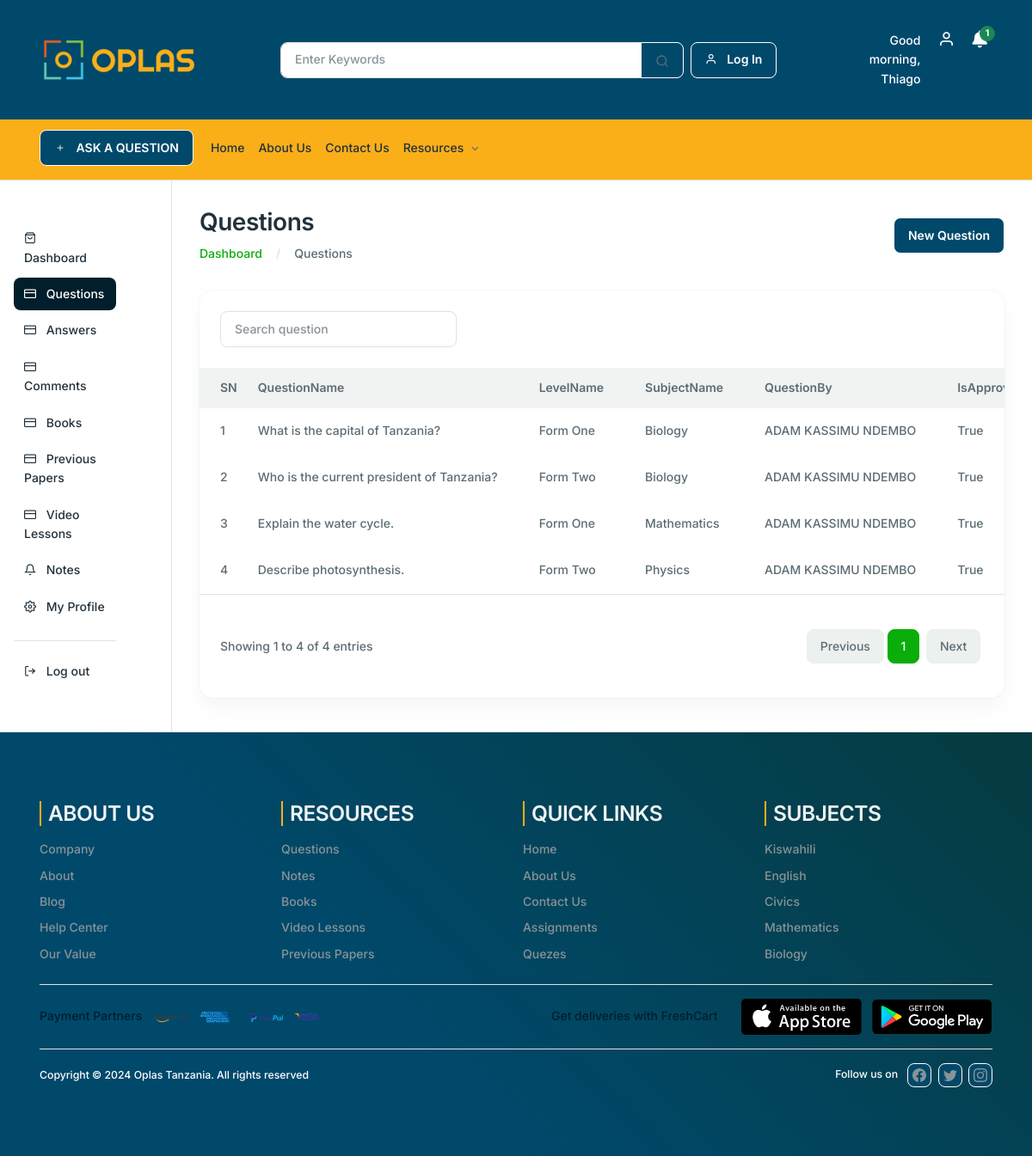
The page /backend-questions (signed in) on the database its author committed.
### base/models.py (models this page shows, shortened)
class Questions(models.Model):
    QuestionName = models.TextField(verbose_name='Question Name')
    QuestionBy = models.ForeignKey(Teachers, on_delete=models.CASCADE, related_name='questionby', verbose_name='Question By')
    LevelName = models.ForeignKey(SchoolLevels, on_delete=models.CASCADE, verbose_name='Level Name')
    SubjectName = models.ForeignKey(Subjects, on_delete=models.CASCADE, verbose_name='Subject Name')
    IsApproved = models.BooleanField(verbose_name='Is Approved')
    ApprovedBy = models.ForeignKey(Teachers, on_delete=models.CASCADE, related_name= 'approvedby', verbose_name='Approved By')
    views = models.PositiveIntegerField(default=0)
    CreatedDate = models.DateTimeField(auto_now_add=True, verbose_name='Create Date')
    ModifiedDate = models.DateTimeField(auto_now=True, verbose_name='Modified Date')
    display_fields = ['QuestionName','QuestionBy','LevelName','SubjectName','IsApproved','ApprovedBy','CreatedDate','ModifiedDate']
    class Meta:
        verbose_name = 'Question'
        verbose_name_plural = 'Questions'

class SchoolLevels(models.Model):
    LevelName = models.CharField(max_length=100, verbose_name='Level Name')
    level_order = models.IntegerField(unique=True, verbose_name='Level Order')
    CreatedDate = models.DateTimeField(auto_now_add=True, verbose_name='Create Date')
    ModifiedDate = models.DateTimeField(auto_now=True, verbose_name='Modified Date')
    display_fields = ['LevelName','CreatedDate','ModifiedDate']
    def __str__(self):
        return self.LevelName
    class Meta:
        verbose_name = 'School Level'
        verbose_name_plural = 'School Levels'

class Subjects(models.Model):
    SubjectName = models.CharField(max_length=100, verbose_name='Subject Name')
    CreatedDate = models.DateTimeField(auto_now_add=True, verbose_name='Create Date')
    ModifiedDate = models.DateTimeField(auto_now=True, verbose_name='Modified Date')
    display_fields = ['SubjectName', 'CreatedDate','ModifiedDate']
    def __str__(self):
        return self.SubjectName
    class Meta:
        verbose_name = 'Subject'
        verbose_name_plural = 'Subjects'

class Teachers(models.Model):
    user = models.OneToOneField(User, on_delete=models.CASCADE, related_name='teacher', verbose_name='User')
    firstName = models.CharField(max_length=100, default='John', verbose_name='First Name')
    middleName = models.CharField(max_length=100, default='Michael', verbose_name='Middle Name')
    lastName = models.CharField(max_length=100, default='Doe', verbose_name='Last Name')
    gender = models.ForeignKey(Genders, on_delete=models.CASCADE, verbose_name='Gender', default=1)  # Assuming ID 1 exists
    dob = models.DateField(verbose_name='Date of Birth', default=date(1990, 1, 1))
    educationLevel = models.ForeignKey(EducationLevels, on_delete=models.CASCADE, verbose_name='Education Level', default=1)  # Assuming ID 1 exists
    address = models.CharField(max_length=100, default='123 Main St, Anytown', verbose_name='Address')
    phoneNumber = models.CharField(max_length=100, default='+1234567890', verbose_name='Phone Number')
    emailAddress = models.CharField(max_length=100, default='john.doe@example.com', verbose_name='Email Address')
    status = models.ForeignKey(Statuses, on_delete=models.CASCADE, verbose_name='Status')
    createdDate = models.DateTimeField(auto_now_add=True, verbose_name='Create Date')
    modifiedDate = models.DateTimeField(auto_now=True, verbose_name='Modified Date')
    display_fields = ['firstName','middleName','lastName', 'gender','dob','educationLevel','address','phoneNumber','createdDate','modifiedDate']
    def __str__(self):
        return f"{self.firstName} {self.middleName} {self.lastName}"
    class Meta:
        verbose_name = 'Teacher'
        verbose_name_plural = 'Teachers'

### base/views.py (the view)
# urls.py: path("backend-questions", views.BackendQuestions, name="backend_questions"),
@login_required(login_url='home')
def BackendQuestions(request):
    sitename = "QUESTIONS | OPLAS TANZANIA"
    page_name = 'BackendQuestions'
    questions = Questions.objects.all()
    who_posts = Teachers.objects.all()
    teachers = Teachers.objects.all()
    if hasattr(request.user, 'teacher'):
        teacher_id = request.user.teacher.id
        subjects = Subjects.objects.filter(
            id__in=AssignToClasses.objects.filter(Teacher_id=teacher_id).values_list('Subject_id', flat=True)
        )
        levels = SchoolLevels.objects.filter(
            id__in=AssignToClasses.objects.filter(Teacher_id=teacher_id).values_list('School__SchoolLevel_id', flat=True)
        )
    else:
        subjects = Subjects.objects.all()
        levels = SchoolLevels.objects.all()
    query = request.GET.get('q', '')
    if query:
        questions = Questions.objects.filter(
            Q(QuestionName__icontains=query) |
            Q(QuestionBy__PostedBy__icontains=query) |
            Q(LevelName__LevelName__icontains=query) |
            Q(SubjectName__SubjectName__icontains=query) |
            Q(ApprovedBy__lastName__icontains=query)
        )
    else:
        questions = Questions.objects.all()
    paginator = Paginator(questions, 10)
    page_number = request.GET.get('page')
    try:
        questions = paginator.page(page_number)
    except PageNotAnInteger:
        questions = paginator.page(1)
    except EmptyPage:
        questions = paginator.page(paginator.num_pages)
    context = {
        'sitename': sitename,
        'page_name': page_name,
        'questions': questions,
        'subjects': subjects,
        'levels': levels,
        'who_posts': who_posts,
        'teachers': teachers,
        'query': query
    }
    return render(request, 'base/backend-questions.html', context)

### base/context_processors.py (called while the page is built)
def subject_context(request):
    subjects_context = Subjects.objects.all()
    return {'subjects_context': subjects_context}

def notifications_context(request):
    notifications = None
    if request.user.is_authenticated:
        try:
            notifications = request.user.notifications.all()
            unread_notifications = notifications.filter(is_read=False)
            if unread_notifications.exists():
                unread_notifications.update(is_read=True)
        except Notification.DoesNotExist:
            notifications = None
    return {'notifications': notifications}

def SubjectImage(request):
    subject_image = WebImages.objects.filter(ImageTitle='Subject').first()
    return {'subject_image': subject_image}

def NotesImage(request):
    notes_image = WebImages.objects.filter(ImageTitle='Notes').first()
    return {'notes_image': notes_image}

def BooksImage(request):
    book_image = WebImages.objects.filter(ImageTitle='Books').first()
    return {'book_image': book_image}

def PaperImage(request):
    paper_image = WebImages.objects.filter(ImageTitle='Paper').first()
    return {'paper_image': paper_image}

def RightAds(request):
    ads = WebImages.objects.filter(ImageTitle='Ads').first()
    return {'ads': ads}

def CarouselImages(request):
    carousel_images = WebImages.objects.filter(ImageTitle='Carousel').order_by('-id')
    return {'carousel_images': carousel_images}

### base/templates/base/backend-questions.html (shortened to what this page needs)
{% extends 'teacher-layout.html' %}
{% load static %}
{% block content %}
<div class="col-lg-10 col-md-10 col-12 mb-5">
    <div class="container-fluid">
        <div class="row mb-8 mt-8">
            <div class="col-md-12">
                <div class="d-md-flex justify-content-between align-items-center">
                    <div>
                        <h2>Questions</h2>
                        <nav aria-label="breadcrumb">
                            <ol class="breadcrumb mb-0">
                                <li class="breadcrumb-item"><a href="{% url 'dashboard' %}">Dashboard</a></li>
                                <li class="breadcrumb-item" aria-current="page">Questions</li>
                            </ol>
                        </nav>
                    </div>
                    <div>
                        <a href="#" class="btn btn-primary" data-bs-toggle="modal" data-bs-target="#addTeacherModal">New Question</a>
                    </div>
                </div>
            </div>
        </div>
        <div class="row">
            <div class="col-xl-12 col-12 mb-5">
                <div class="card h-100 card-lg">
                    <div class="px-6 py-6">
                        <div class="row justify-content-between">
                            <div class="col-lg-4 col-md-6 col-12 mb-2 mb-lg-0">
                                <form class="d-flex" role="search" method="get" action="{% url 'backend_questions' %}">
                                    <input class="form-control" type="search" name="q" placeholder="Search question" aria-label="Search" value="{{ request.GET.q }}">
                                </form>
                            </div>
                        </div>
                    </div>
                    <div class="card-body p-0">
                        <div class="table-responsive">
                            <table class="table table-centered table-hover text-nowrap table-borderless mb-0 table-with-checkbox">
                                <thead class="bg-light">
                                    <tr>
                                        <th>SN</th>
                                        <th>QuestionName</th>
                                        <th>LevelName</th>
                                        <th>SubjectName</th>
                                        <th>QuestionBy</th>
                                        <th>IsApproved</th>
                                    </tr>
                                </thead>
                                <tbody>
                                    {% for question in questions %}
                                    <tr>
                                        <td>{{ forloop.counter }}</td>
                                        <td>{{ question.QuestionName }}</td>
                                        <td>{{ question.LevelName }}</td>
                                        <td>{{ question.SubjectName }}</td>
                                        <td>{{ question.QuestionBy }}</td>
                                        <td>{{ question.IsApproved }}</td>
                                    </tr>
                                    {% endfor %}
                                </tbody>
                            </table>
                        </div>
                    </div>
                    <div class="border-top d-md-flex justify-content-between align-items-center px-6 py-6">
                        <span>
                            Showing
                            {{ questions.start_index }} to {{ questions.end_index }} of {{ questions.paginator.count }} entries
                        </span>
                        <nav aria-label="Page navigation" class="mt-4">
                            <ul class="pagination justify-content-center">
                                {% if questions.has_previous %}
                                    <li class="page-item">
                                        <a class="page-link mx-1" href="?page={{ questions.previous_page_number }}&query={{ query }}" aria-label="Previous">
                                            Previous
                                        </a>
                                    </li>
                                {% else %}
                                    <li class="page-item disabled">
                                        <span class="page-link mx-1">Previous</span>
                                    </li>
                                {% endif %}
                                {% for num in questions.paginator.page_range %}
                                    {% if num <= 3 or num > questions.paginator.num_pages|add:"-2" or num == questions.number or num == questions.number|add:"-1" or num == questions.number|add:"1" %}
                                        <li class="page-item {% if questions.number == num %}active{% endif %}">
                                            <a class="page-link" href="?page={{ num }}&query={{ query }}">{{ num }}</a>
                                        </li>
                                    {% elif num == 4 or num == questions.paginator.num_pages|add:"-3" %}
                                        <li class="page-item disabled"><span class="page-link">...</span></li>
                                    {% endif %}
                                {% endfor %}
                                {% if questions.has_next %}
                                    <li class="page-item">
                                        <a class="page-link mx-1" href="?page={{ questions.next_page_number }}&query={{ query }}" aria-label="Next">
                                            Next
                                        </a>
                                    </li>
                                {% else %}
                                    <li class="page-item disabled">
                                        <span class="page-link mx-1">Next</span>
                                    </li>
                                {% endif %}
                            </ul>
                        </nav>
                    </div>
                </div>
            </div>
        </div>
    </div>
</div>
{% endblock content %}

### static/assets/css/custom-css.css (style rules this page uses)
.btn { background-color: #00496b !important; border: var(--fc-btn-border-width) solid #fff !important; }

### templates/teacher-layout.html (style rules this page uses)
.breadcrumb-item + .breadcrumb-item::before { content: var(--fc-breadcrumb-divider,"/") !important; }

### rows shown on the page
Questions: QuestionName "What is the capital of Tanzania?", LevelName "Form One", SubjectName "Biology", QuestionBy "ADAM KASSIMU NDEMBO", IsApproved "True"
Questions: QuestionName "Who is the current president of Tanzania?", LevelName "Form Two", SubjectName "Biology", QuestionBy "ADAM KASSIMU NDEMBO", IsApproved "True"
Questions: QuestionName "Explain the water cycle.", LevelName "Form One", SubjectName "Mathematics", QuestionBy "ADAM KASSIMU NDEMBO", IsApproved "True"
Questions: QuestionName "Describe photosynthesis.", LevelName "Form Two", SubjectName "Physics", QuestionBy "ADAM KASSIMU NDEMBO", IsApproved "True"

### other values the page prints
{{ questions.start_index }} "1"
{{ questions.end_index }} "4"
{{ questions.paginator.count }} "4"
{{ num }} "1"
